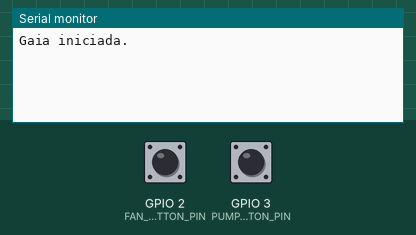
The program below on a simulated ESP32-C6. Parts: the last lines printed to the serial monitor. The inputs (shaded band) are chosen by the test bench; at power-on: GPIO 2 (FAN_BUTTON_PIN) HIGH, GPIO 3 (PUMP_BUTTON_PIN) HIGH.

Above: at 1.2 s.
1.3 s: GPIO 2 (FAN_BUTTON_PIN) pulled LOW for 0.15 s
At 2.6 s:
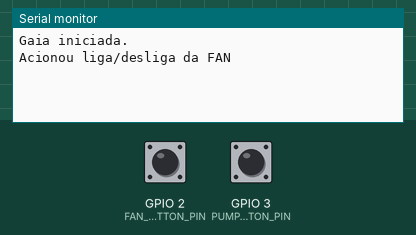
2.9 s: GPIO 3 (PUMP_BUTTON_PIN) pulled LOW for 0.15 s
At 4.0 s:
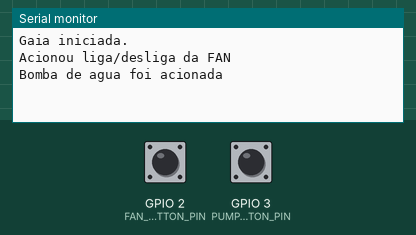

The program:

main.cpp
```cpp
#include <Arduino.h>

#include "Config/HardwareConfig.h"
#include "Drivers/Esp32Button.h"

Esp32Button pumpButton(
    HardwareConfig::PUMP_BUTTON_PIN
);

Esp32Button fanButton(
    HardwareConfig::FAN_BUTTON_PIN
);

void setup() {
    Serial.begin(115200);

    pumpButton.begin();
    fanButton.begin();

    Serial.println("Gaia iniciada.");
}

void loop() {

    pumpButton.update();
    fanButton.update();

    if (pumpButton.wasPressed()) {
        Serial.println("Bomba de agua foi acionada");
    }

    if (fanButton.wasPressed()) {
        Serial.println("Acionou liga/desliga da FAN");
    }
}
```

ISoilMoistureClassifier.h
```cpp
#pragma once

#include "SoilState.h"

class ISoilMoistureClassifier {
public:
    virtual ~ISoilMoistureClassifier() = default;

    virtual SoilState classify(int rawValue) const = 0;

};
```

SoilMoistureClassifier.cpp
```cpp
#include "SoilMoistureClassifier.h"

SoilState SoilMoistureClassifier::classify(int rawValue) const {

    if (rawValue <= 100) {
        return SoilState::CALIBRATE;
    }

    if (rawValue <= 180) {
        return SoilState::DRY;
    }

    if (rawValue <= 300) {
        return SoilState::MODERATE;
    }

    if (rawValue <= 500) {
        return SoilState::WET;
    }

    return SoilState::VERY_WET;
}
```

SoilMoistureClassifier.h
```cpp
#pragma once

#include "ISoilMoistureClassifier.h"

class SoilMoistureClassifier : public ISoilMoistureClassifier {
public:
    SoilState classify(int rawValue) const override;
};
```

SoilState.h
```cpp
#pragma once

enum class SoilState {
    OUT_OF_SOIL,
    VERY_WET,
    WET,
    MODERATE,
    DRY,
    CALIBRATE
};
```

HardwareConfig.h
```cpp
#pragma once

#include <cstdint>

namespace HardwareConfig {

    // Atuadores
    constexpr uint8_t PUMP_MOSFET_PIN = 0;
    constexpr uint8_t FAN_MOSFET_PIN = 4;

    // Botões
    constexpr uint8_t PUMP_BUTTON_PIN = 3;
    constexpr uint8_t FAN_BUTTON_PIN = 2;

    // I2C - BMP180
    constexpr uint8_t I2C_SDA_PIN = 6;
    constexpr uint8_t I2C_SCL_PIN = 7;

}
```

Esp32Button.h
```cpp
#pragma once

#include <Arduino.h>

#include "HAL/IButton.h"

class Esp32Button : public IButton {
public:
    explicit Esp32Button(uint8_t pin)
        : pin(pin) {
    }

    void begin() override {
        pinMode(pin, INPUT_PULLUP);

        stableState = HIGH;
        lastReading = HIGH;
        pressedEvent = false;
        lastDebounceTime = millis();
    }

    void update() override {
        const int reading = digitalRead(pin);

        // O sinal mudou: começa/reinicia a janela de debounce.
        if (reading != lastReading) {
            lastDebounceTime = millis();
            lastReading = reading;
        }

        // O sinal permaneceu estável durante o período de debounce.
        if ((millis() - lastDebounceTime) < debounceTime) {
            return;
        }

        // Só processa quando o estado estável realmente mudou.
        if (reading == stableState) {
            return;
        }

        const int previousState = stableState;
        stableState = reading;

        // Detecta exclusivamente a transição:
        // HIGH -> LOW
        if (previousState == HIGH && stableState == LOW) {
            pressedEvent = true;
        }
    }

    bool wasPressed() override {
        const bool event = pressedEvent;

        pressedEvent = false;

        return event;
    }

private:
    uint8_t pin;

    int stableState = HIGH;
    int lastReading = HIGH;

    bool pressedEvent = false;

    unsigned long lastDebounceTime = 0;

    static constexpr unsigned long debounceTime = 50;
};
```

IButton.h
```cpp
#pragma once

class IButton {
public:
    virtual ~IButton() = default;

    virtual void begin() = 0;
    virtual void update() = 0;
    virtual bool wasPressed() = 0;
};
```

Measured:
- after the input at 1.3 s, the serial monitor: prints a new line after 0.05 s (image 1)
- after the input at 2.9 s, the serial monitor: prints a new line after 0.05 s (image 2)
